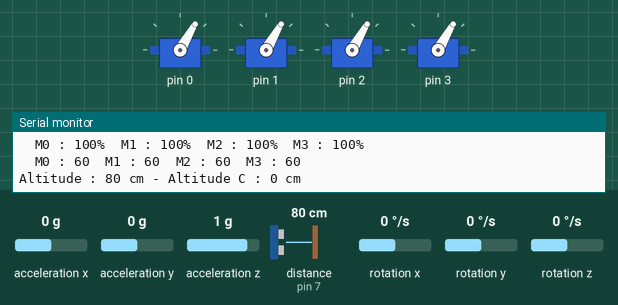
The sketch below on a simulated Arduino Uno, built with avr-gcc and run on an emulated ATmega328P. Parts: 4 × servo, the last lines printed to the serial monitor. Wiring (inferred from the names in the program): ADXL345 accelerometer at I2C address 0x53; ITG-3200 gyroscope at I2C address 0x68. The inputs (shaded band) are chosen by the test bench; at power-on: distance to the obstacle (sensor on pin 7) 80 cm, acceleration x 0 g, acceleration y 0 g, acceleration z 1 g, rotation x 0 °/s, rotation y 0 °/s, rotation z 0 °/s.

Above: at 7.0 s.
7.1 s: distance to the obstacle (sensor on pin 7) set to 299 cm
At 7.9 s:
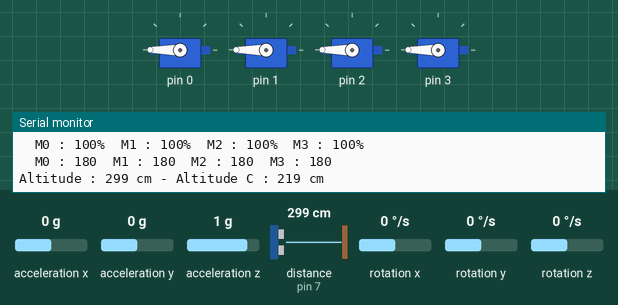
8.6 s: acceleration x set to -1.4 g
At 9.3 s:
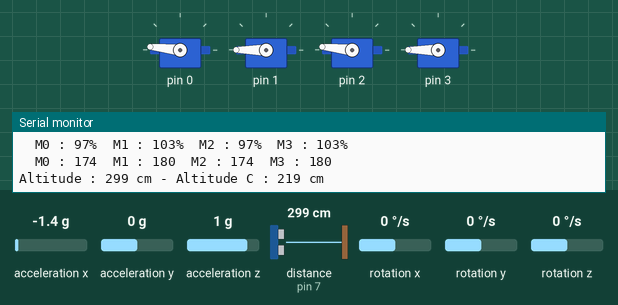
10.2 s: acceleration y set to -1.4 g
At 11.4 s:
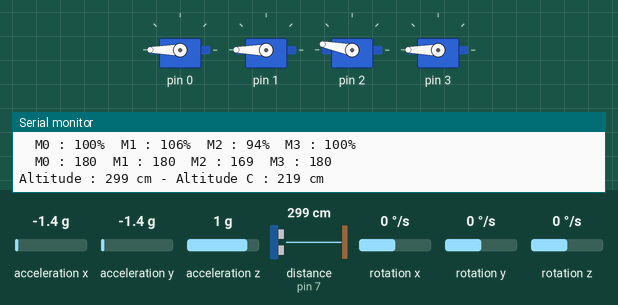
11.7 s: acceleration z set to 0 g
At 12.8 s:
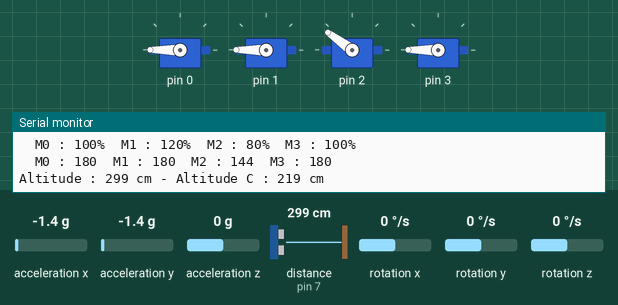
13.2 s: distance to the obstacle (sensor on pin 7) set to 60 cm
At 14.5 s:
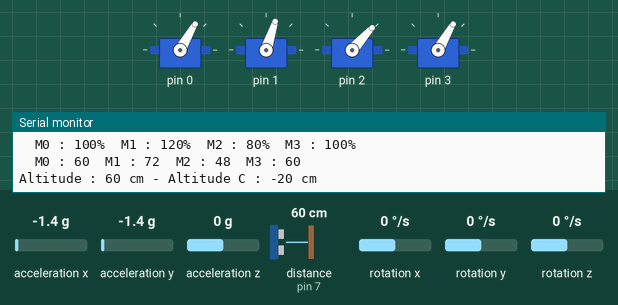
14.8 s: acceleration x set to 0 g
At 16.2 s:
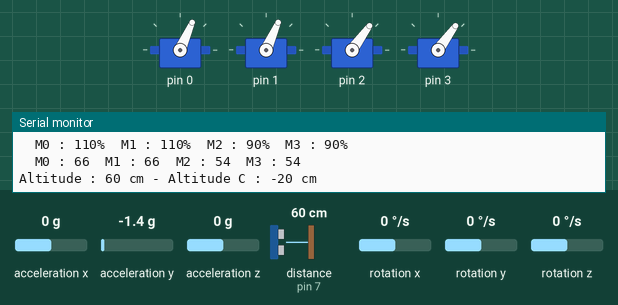
Timing chart, 0 to 17.4 s (numbered marks = the images above; inputs shaded):
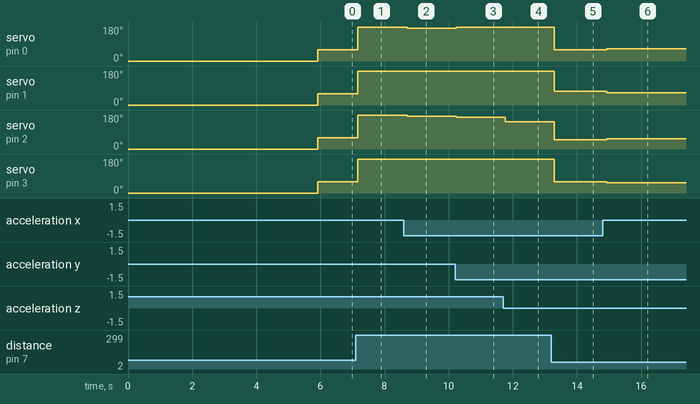

Measured:
- after the input at 7.1 s, servo on pin 0–3: 60° → 180° after 0.06 s
- after the input at 8.6 s, servo on pin 0, servo on pin 2: 180° → 174° after 0.10 s
- after the input at 10.2 s, servo on pin 0: 174° → 180° at once; servo on pin 2: 174° → 169° at once
- after the input at 11.7 s, servo on pin 2: 169° → 144° after 0.07 s
- after the input at 13.2 s, servo on pin 0, servo on pin 3: 180° → 60° after 0.09 s; servo on pin 1: 180° → 72° after 0.09 s; servo on pin 2: 144° → 48° after 0.09 s
- after the input at 14.8 s, servo on pin 0: 60° → 66° after 0.13 s; servo on pin 1: 72° → 66° after 0.13 s; servo on pin 2: 48° → 54° after 0.13 s; servo on pin 3: 60° → 54° after 0.13 s

The sketch:

cheirogant.ino
```cpp
#include <FreeSixIMU.h>
#include <FIMU_ADXL345.h>
#include <FIMU_ITG3200.h>
#include <Ultrasonic.h>
#include <Servo.h>

#include <Wire.h>

Ultrasonic ultrasonic(7);

FreeSixIMU sixDOF = FreeSixIMU();
int rawSixDof[6];
int16_t angle[2]; // pitch & roll

static int vitesseMoteur[4] = {}; // from 0 to 180
static int pourcentageX[4] = {}; // 100% + ou - 10%
static int pourcentageY[4] = {}; // 100% + ou - 10%
static int pourcentage[4] = {}; // 100% + ou - 10%
static long altitude;
static long delta_altitude;
static int zero = 0;

Servo moteur[4];

// Moteurs
// [0] [1]
// [2] [3]

void updateMotorSpeedFromX(const double x)
{
  const int delta = map(x, -90, 90, -10, 10);
  pourcentageX[0] += delta;
  pourcentageX[2] += delta;
  pourcentageX[1] -= delta;
  pourcentageX[3] -= delta;
}

void updateMotorSpeedFromY(const double y)
{
  const int delta = map(y, -90, 90, -10, 10);
  pourcentageY[0] -= delta;
  pourcentageY[1] -= delta;
  pourcentageY[2] += delta;
  pourcentageY[3] += delta;
}

// à changer
int getMotorBaseSpeed()
{
//  if (altitude - zero < 5)
//    return 0;
  return map(constrain(altitude - zero, 0, 60), 0, 60, 60, 180);
}

void updateMotorSpeed(double x, double y, int baseSpeed)
{
  for (int i = 0; i < 4; ++i)
  {
    pourcentageX[i] = 100;
    pourcentageY[i] = 100;
  }

  updateMotorSpeedFromX(x);
  updateMotorSpeedFromY(y);

  for (int i = 0; i < 4; ++i)
  {
    pourcentage[i] = (pourcentageX[i] + pourcentageY[i]) / 2;
  }

  for (int i = 0; i < 4; ++i)
  {
    Serial.print("  M");
    Serial.print(i);
    Serial.print(" : ");
    Serial.print(pourcentage[i]);
    Serial.print("%");
  }
  Serial.println();

  for (int i = 0; i < 4; ++i)
  {
    vitesseMoteur[i] = constrain(baseSpeed * (pourcentage[i] / 100.0), 0, 180);
    Serial.print("  M");
    Serial.print(i);
    Serial.print(" : ");
    Serial.print(vitesseMoteur[i]);
  }
  Serial.println();
}

void updateAltitude()
{
  long new_altitude = ultrasonic.MeasureInCentimeters();
  delta_altitude = altitude - new_altitude;
  if (new_altitude >= 300)
    return;
  altitude = new_altitude;
}

void calibrateZero()
{
  updateAltitude();
  long alt = altitude;
  delay(1000);
  updateAltitude();
  if (abs(altitude - alt) > 5)
  {
    delay(1000);
    updateAltitude();
  }
  zero = altitude;
}

void setup()
{
  Serial.begin(19200);
  Wire.begin();
  sixDOF.init();

  for (int i = 0; i < 4; i++)
  {
    moteur[i].attach(i);
    moteur[i].write(0);
  }


  Serial.println("CHEIRODRONE");
  Serial.println("-----------------------------------");
  Serial.println();
  Serial.println("Calibrating for 3 seconds");
  delay(3000);
  calibrateZero();
  Serial.println("Calibration finished");
}

void loop()
{
  sixDOF.getRawValues(rawSixDof);
  angle[0] = _atan2(rawSixDof[0],rawSixDof[2]);
  angle[1] = _atan2(rawSixDof[1],rawSixDof[2]);

  updateAltitude();
  updateMotorSpeed(angle[0] / 10.0, angle[1] / 10.0, getMotorBaseSpeed());

  for (int i = 0; i < 4; i++)
  {
    moteur[i].write(vitesseMoteur[i]);
  }

  Serial.print("Altitude : ");
  Serial.print(altitude);
  Serial.print(" cm - Altitude C : ");
  Serial.print(altitude - zero);
  Serial.println(" cm");

  delay(100);
}

int16_t _atan2(int32_t y, int32_t x)
{
  float z = (float)y / x;
  int16_t a;
  if ( abs(y) < abs(x) )
  {
    a = 573 * z / (1.0f + 0.28f * z * z);
    if (x<0)
    {
    if (y<0) a -= 1800;
    else a += 1800;
    }
  }
  else
  {
    a = 900 - 573 * z / (z * z + 0.28f);
    if (y<0) a -= 1800;
  }
  return a;
}
```
